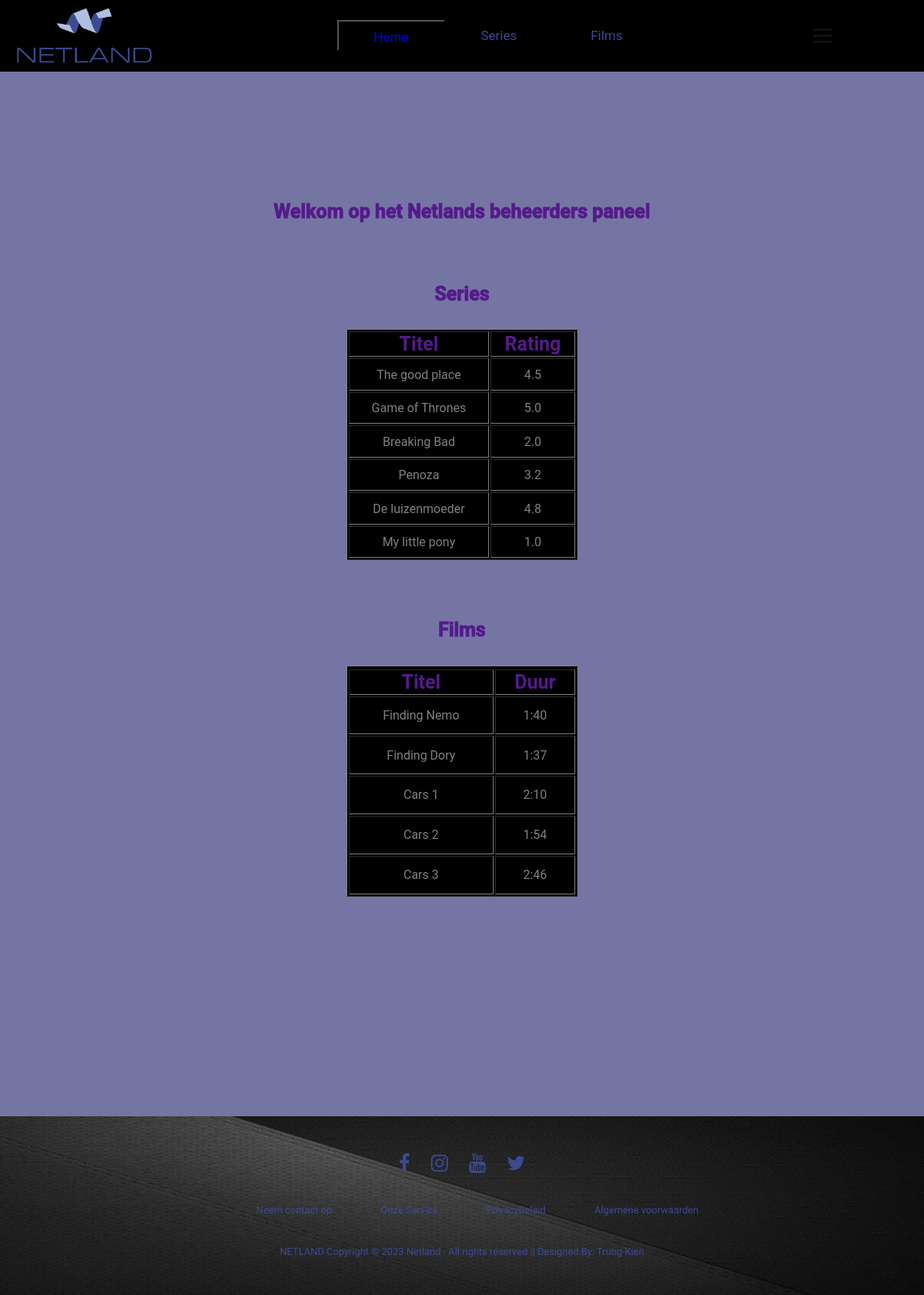
The page / on the database its author committed.
### tables this page shows
CREATE TABLE `series` (
	id MEDIUMINT NOT NULL AUTO_INCREMENT PRIMARY KEY,
    title VARCHAR(100) NOT NULL,
    rating DECIMAL(2,1) NULL,
    description TEXT NOT NULL,
    has_won_awards BIT NOT NULL,
    seasons INT NOT NULL,
    country ENUM('NL', 'UK') NOT NULL,
    language ENUM('NL', 'EN') NOT NULL
);

CREATE TABLE films (
    titel varchar(100) NOT NULL,
    duur varchar(255) NOT NULL,
    datum varchar(255) NULL,
    land varchar(255) NULL,
    omschrijving varchar(255) NOT NULL,
    id MEDIUMINT NOT NULL AUTO_INCREMENT PRIMARY KEY
);

### index.php (the view, shortened to what this page needs)
<html lang="en">
<head>
   <link rel="stylesheet" href="style.css">
   <link rel="stylesheet" href="https://cdnjs.cloudflare.com/ajax/libs/font-awesome/4.7.0/css/font-awesome.min.css">
</head>
<body>
<header class="header">
   <nav class="navbar">
       <img src="Netland.png" class="image1">
   <nav>
   <ul class="menu">
   <li><button class="home"><a href="index.php"><span>Home</a></span></button></li>
    <li>Series
    </li>
    <li>Films
    </li>
  </ul>
</nav>
            <div class="hamburger">
                <span class="bar"></span>
                <span class="bar"></span>
                <span class="bar"></span>
            </div>
         </nav>
</header>
    <div class="container">
        <br><br>
        <br><br><br><br>
        <br><br><br><br>
        <div class="row">
            <h1 align="center"> <div class="btn3"><a href=""><span>Welkom op het Netlands beheerders paneel</a></div></span></h1>
            <br> <br> <br>
            <h2 align="center"><div class="btn3"><a href=""><span>Series</a></div></span></h2>
            <br>
            <table class="table table-hover" align="center" border="solid black 2px" width="300px" height="300px">
                <thead>
                <tr>
                     <th><div class="btn2"><a href=""><span>Titel</a></div></span></th>
                     <th><div class="btn2"><a href=""><span>Rating</a></div></span></class></th>
                </tr>
                </thead>
                <tbody align="center">
                <?php
                           include_once('connection.php');
                           $stmt = $conn->prepare(
                               $Selseries = "SELECT * FROM series"
                           );
                           $stmt->execute();
                           $series = $stmt->fetchAll();
                           foreach ($series as $serie) {
                                ?>
                    <tr>
                    <td>
                         <?php
                        echo $row1 = $serie['title'];
                        ?>
                        </td>
                        <td>
                                <?php echo $row2 = $serie['rating']; ?>
                        </td>
                    </tr>
                                <?php
                           }
                            ?>
                   <table class="table table-hover" align="center" border="solid black 2px" width="300px" height="300px">
                <thead>
                    <tr>
                    <tr>
                        <th><div class="btn2"><a href=""><span>Titel</a></div></span></th>
                        <th><div class="btn2"><a href=""><span>Duur</a></div></span></class></th>
                    </tr>
                     </tr>
                </thead>
                <br><br><br><br>
                <h2 align="center"><div class="btn3"><a href=""><span>Films</a></div></span></h2>
                <br>
                <tbody align="center">
                    <?php
                           include_once('connection.php');
                           $stmt = $conn->prepare(
                               $SelFilms = "SELECT * FROM films"
                           );
                           $stmt->execute();
                           $films = $stmt->fetchAll();
                           foreach ($films as $film) {
                                ?>
                    <tr>
                        <td>
                                <?php echo $film['titel']; ?>
                        </td>
                        <td>
                                <?php echo $film['duur']; ?>
                        </td>
                           </tr>
                                <?php
                           }
                            ?>
                            </tbody>
               </table>
               <br><br><br><br><br><br><br>
               <br><br><br><br><br><br><br>
               <br><br><br><br><br>
<footer>
<div class="footer" >
<div class="row">
<a href="https://www.facebook.com/netlandschool/"><i class="fa fa-facebook"></i></a>
<a href="https://www.instagram.com/netlandschool/"><i class="fa fa-instagram"></i></a>
<a href="https://www.youtube.com/@NetlandSchoolAntofagasta"><i class="fa fa-youtube"></i></a>
<a href="https://twitter.com/netland_school"><i class="fa fa-twitter"></i></a>
</div>
<div class="row">
<ul>
<li><a href="">Neem contact op</a></li>
<li><a href="">Onze Service</a></li>
<li><a href="">PrivacyBeleid</a></li>
<li><a href="">Algemene voorwaarden</a></li>
</ul>
</div>
<div class="row">
NETLAND Copyright © 2023 Netland - All rights reserved || Designed By: Trung-Kien
</div>
</div>
</footer>
        </div>
    </div>
</body>
</html>

### style.css (style rules this page uses)
body { background-color: #7575a3; margin: 0; }
h2, h1, h3 { color: #10162f; }
th, td { color: grey; }
table { background-color: black; }
* { box-sizing: border-box; }
html { font-size: 80.5%; font-family: 'Roboto', sans-serif; }
li { list-style: none; }
a { text-decoration: none; }
.header { list-style: none; text-align: center; padding: 0; text-decoration: none; background-color: #404040; }
.navbar { display: flex; justify-content: space-between; align-items: center; padding: 0.5rem 1.5rem; background-color: black; }
.hamburger { padding-right: 100px; color: #3c4a90; }
.bar { display: block; width: 25px; height: 3px; margin: 5px auto; -webkit-transition: all 0.3s ease-in-out; transition: all 0.3s ease-in-out; background-color: #101010; }
.image1 { size: 20px; width: 80x; height: 80px; }
nav { text-align: center; }
.menu { display: inline-block; }
.menu>li { float: left; color: #3c4a90; width: 140px; height: 40px; line-height: 40px; background: rgba(0, 0, 0, 0.8); cursor: pointer; font-size: 17px; }
table.table.table-hover { text-align: center; }
.footer { background-image: url(footer.jpg); background-size: 100% 100%; padding: 30px 0px; font-family: 'Play', sans-serif; text-align: center; }
.footer .row { width: 100%; margin: 1% 0%; padding: 0.6% 0%; color: #3c4a90; font-size: 1em; }
.footer .row a { text-decoration: none; color: #3c4a90; transition: 0.5s; }
.footer .row ul { width: 100%; }
.footer .row ul li { display: inline-block; margin: 0px 30px; }
.footer .row a i { font-size: 2em; margin: 0% 1%; }
.btn2 { background:black; font-size: 25px; }
.btn3 { color: #551a8b; background:#7575a3; font-size: 25px; -webkit-text-stroke: 1px; }
.home { float: left; color: green; width: 140px; height: 40px; line-height: 40px; background: rgba(0, 0, 0, 0.8); cursor: pointer; font-size: 17px; }

### rows shown on the page
series: title "The good place", rating "4.5"
series: title "Game of Thrones", rating "5.0"
series: title "Breaking Bad", rating "2.0"
series: title "Penoza", rating "3.2"
series: title "De luizenmoeder", rating "4.8"
series: title "My little pony", rating "1.0"
films: titel "Finding Nemo", duur "1:40"
films: titel "Finding Dory", duur "1:37"
films: titel "Cars 1", duur "2:10"
films: titel "Cars 2", duur "1:54"
films: titel "Cars 3", duur "2:46"
